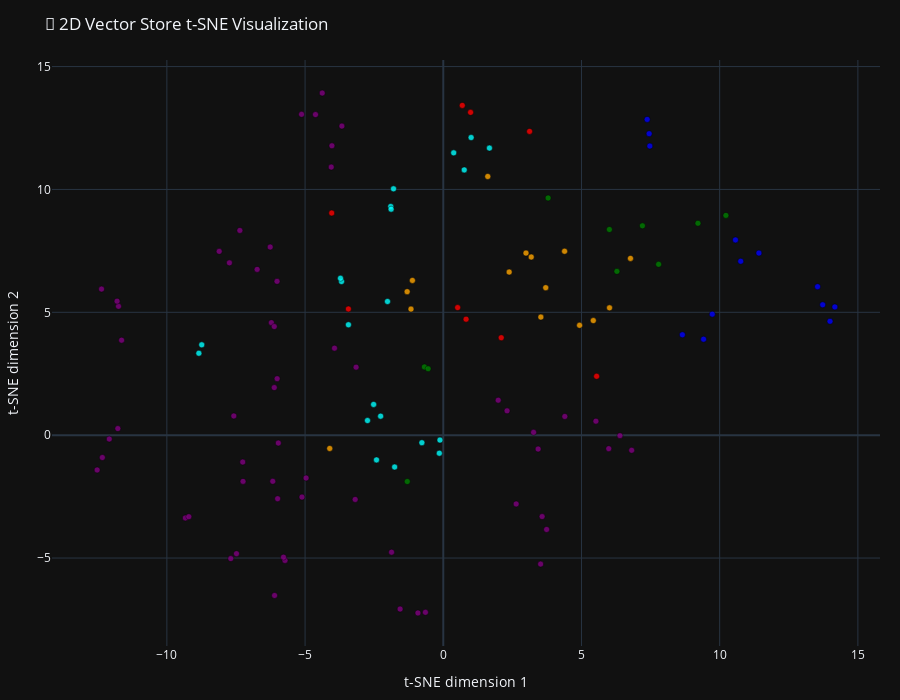

Notebook code cell kept with this figure:
### Code cell
from sklearn.manifold import TSNE
import plotly.graph_objects as go
import numpy as np

# --- SAFETY: If vectors are large, reduce perplexity ---
perplexity = min(30, len(vectors) - 1)

tsne = TSNE(
    n_components=2,
    random_state=42,
    perplexity=perplexity,
    learning_rate="auto",
    init="pca"
)

reduced_vectors = tsne.fit_transform(vectors)

# --- HOVER TEXT (shortened for speed) ---
hover_texts = [
    f"<b>Type:</b> {t}<br><b>Source:</b> {m.get('source','')}<br><br>{d[:150]}..."
    for t, m, d in zip(doc_types, metadatas, documents)
]

# --- PLOT ---
fig = go.Figure(data=[
    go.Scatter(
        x=reduced_vectors[:, 0],
        y=reduced_vectors[:, 1],
        mode='markers',
        marker=dict(
            size=6,
            color=colors,
            opacity=0.8,
            line=dict(width=0.5, color="black")
        ),
        text=hover_texts,
        hoverinfo='text'
    )
])

fig.update_layout(
    title="📌 2D Vector Store t-SNE Visualization",
    xaxis_title="t-SNE dimension 1",
    yaxis_title="t-SNE dimension 2",
    width=900,
    height=700,
    margin=dict(l=20, r=20, t=60, b=20),
    template="plotly_dark"
)

fig.show()

### Figure 1 — Plotly figure (JSON) as saved in the notebook; plotly's stock layout.template omitted (floating-point values rounded to 4 significant figures)
{"data": [{"hoverinfo": "text", "marker": {"color": ["blue", "blue", "blue", "blue", "blue", "blue", "blue", "blue", "blue", "blue", "blue", "blue", "blue", "green", "green", "green", "green", "green", "green", "green", "green", "green", "green", "red", "red", "red", "red", "red", "red", "red", "red", "red", "orange", "orange", "orange", "orange", "orange", "orange", "orange", "orange", "orange", "orange", "orange", "orange", "orange", "orange", "orange", "purple", "purple", "purple", "purple", "purple", "purple", "purple", "purple", "purple", "purple", "purple", "purple", "purple", "purple", "purple", "purple", "purple", "purple", "purple", "purple", "purple", "purple", "purple", "purple", "purple", "purple", "purple", "purple", "purple", "purple", "purple", "purple", "purple", "purple", "purple", "purple", "purple", "purple", "purple", "purple", "purple", "purple", "purple", "purple", "purple", "purple", "purple", "purple", "purple", "purple", "purple", "purple", "purple", "purple", "purple", "purple", "purple", "purple", "purple", "cyan", "cyan", "cyan", "cyan", "cyan", "cyan", "cyan", "cyan", "cyan", "cyan", "cyan", "cyan", "cyan", "cyan", "cyan", "cyan", "cyan", "cyan", "cyan", "cyan", "cyan"], "line": {"color": "black", "width": 0.5}, "opacity": 0.8, "size": 6}, "mode": "markers", "text": ["<b>Type:</b> about<br><b>Source:</b> knowledge-base/about/bio.md<br><br>Professional Bio\n\nDedicated Computer Science Engineering student with strong analytical mindset and passion for technology.\n\nAyush Tyagi is a dedicate...", "<b>Type:</b> about<br><b>Source:</b> knowledge-base/about/bio.md<br><br>Unique Combination\n\nCreative eye and logical, problem-solving mindset with a natural strength for designing intuitive and engaging interfaces.\n\nMy uni...", "<b>Type:</b> about<br><b>Source:</b> knowledge-base/about/bio.md<br><br>Work Preference\n\nEnergized by projects that push him out of his comfort zone, requiring new technologies or innovative solutions, and merging passion ...", "<b>Type:</b> about<br><b>Source:</b> knowledge-base/about/contact_links.md<br><br># Contact & Professional Links\n\nProvides primary contact information and professional links.\n\n# Contact & Professional Links\n## Primary Contact\n**Emai...", "<b>Type:</b> about<br><b>Source:</b> knowledge-base/about/contact_links.md<br><br># Contact & Professional Links\n\nProvides primary contact information and professional links.\n\n## Professional Profiles\n- **LinkedIn:** [linkedin.com/i...", "<b>Type:</b> about<br><b>Source:</b> knowledge-base/about/contact_links.md<br><br># Contact & Professional Links\n\nProvides primary contact information and professional links.\n\n- **Resume:** [Google Drive Link](https://drive.google.c...", "<b>Type:</b> about<br><b>Source:</b> knowledge-base/about/contact_links.md<br><br># Contact & Professional Links\n\nProvides primary contact information and professional links.\n\n- **Status:** Currently available for internships and co...", "<b>Type:</b> about<br><b>Source:</b> knowledge-base/about/personal_details.md<br><br># Personal Details\n\nHeadline part of the document contains Ayush Tyagi's personal information\n\n# Personal Details\n**Name:** Ayush Tyagi  **Email:** ty...", "<b>Type:</b> about<br><b>Source:</b> knowledge-base/about/personal_details.md<br><br>Education Background\n\nThis section lists Ayush Tyagi's educational background\n\n## Education Background\n-  **School:** Vivekanand School, Anand Vihar (...", "<b>Type:</b> about<br><b>Source:</b> knowledge-base/about/personal_details.md<br><br>Professional and Personal Focus\n\nThis part highlights Ayush Tyagi's professional focus and personal philosophy\n\n\n## Professional Focus\nI specialize in...", "<b>Type:</b> about<br><b>Source:</b> knowledge-base/about/tagline.md<br><br># Personal Tagline\n\n# Personal Tagline\n\n# Personal Tagline\n**\"Code with passion, design with vision, and celebrate every milestone.\"**...", "<b>Type:</b> about<br><b>Source:</b> knowledge-base/about/tagline.md<br><br>Philosophy Behind the Tagline\n\nPhilosophy Behind the Tagline\n\n## Philosophy Behind the Tagline\nThis tagline represents my approach to technology and l...", "<b>Type:</b> about<br><b>Source:</b> knowledge-base/about/tagline.md<br><br>Philosophy Behind the Tagline\n\nPhilosophy Behind the Tagline\n\nIt reflects my belief that great software comes from combining technical excellence with...", "<b>Type:</b> education<br><b>Source:</b> knowledge-base/education/certifications.md<br><br># Certifications & Courses\n\n# Certifications & CoursesTechnical Certifications\n\n# Certifications & Courses\n## Technical Certifications...", "<b>Type:</b> education<br><b>Source:</b> knowledge-base/education/certifications.md<br><br>## Technical Certifications\n\n## Technical CertificationsTableau for Data Analysis, Backend Development (40-Hour Intensive), Complete C# Unity 2D Game ...", "<b>Type:</b> education<br><b>Source:</b> knowledge-base/education/certifications.md<br><br>### 1. Tableau for Data Analysis\n\n### 1. Tableau for Data Analysis**Skills Learned:**Data visualization techniques, Creating interactive dashboards, C...", "<b>Type:</b> education<br><b>Source:</b> knowledge-base/education/certifications.md<br><br>### 2. Backend Development (40-Hour Intensive)\n\n### 2. Backend Development (40-Hour Intensive)**Skills Learned:**Building RESTful APIs with Node.js an...", "<b>Type:</b> education<br><b>Source:</b> knowledge-base/education/certifications.md<br><br>## Learning Methodology\n\n## Learning MethodologyHands-on project-based learning, Combining theoretical knowledge with practical implementation, Contin...", "<b>Type:</b> education<br><b>Source:</b> knowledge-base/education/college.md<br><br># College Education\n\nKey details of college education\n\n# College Education\n**Institution:** JIMS, Greater Noida\n**University:** IP University\n**Degree...", "<b>Type:</b> education<br><b>Source:</b> knowledge-base/education/college.md<br><br>Academic Focus\n\nIn-depth understanding of computer science and related fields\n\n## Academic Focus\n- Core computer science fundamentals\n- Software engin...", "<b>Type:</b> education<br><b>Source:</b> knowledge-base/education/college.md<br><br>College Achievements and Extracurricular Activities\n\nSuccesses and extracurricular experiences in college\n\n## Key College Achievements\n- Consistently ...", "<b>Type:</b> education<br><b>Source:</b> knowledge-base/education/school.md<br><br># School Education\n\nHighlights of my school education, Vivekanand School, Anand Vihar.\n\n# School Education\n**Institution:** Vivekanand School, Anand V...", "<b>Type:</b> education<br><b>Source:</b> knowledge-base/education/school.md<br><br>Key Highlights and Foundation Skills Developed\n\nDeveloped skills and experiences gained during school education.\n\n## Key Highlights\n- Completed higher...", "<b>Type:</b> experience<br><b>Source:</b> knowledge-base/experience/intensity_global.md<br><br>Intensity Global - LLM Engineer\n\nLLM Engineer at Intensity Global with key responsibilities, technologies used, and achievements.\n\n# Intensity Global ...", "<b>Type:</b> experience<br><b>Source:</b> knowledge-base/experience/intensity_global.md<br><br>Key Responsibilities\n\nResponsible for fine-tuning and optimizing LLMs, developing and implementing RAG systems, and more.\n\n## Key Responsibilities\n- F...", "<b>Type:</b> experience<br><b>Source:</b> knowledge-base/experience/intensity_global.md<br><br>Technologies Used\n\nList of technologies used, including programming languages, ML frameworks, and development tools.\n\n## Technologies Used\n- **Program...", "<b>Type:</b> experience<br><b>Source:</b> knowledge-base/experience/intensity_global.md<br><br>Key Achievements and Skills Developed\n\nSummary of key achievements and skills developed, including fine-tuning multiple LLM models, improving model ac...", "<b>Type:</b> experience<br><b>Source:</b> knowledge-base/experience/tara_application_internship.md<br><br># Tara Application - Game Development Intern\n\nGame Development Intern role at Tara Application, with Tasks Handled, Skills Used, Key Learnings and Pro...", "<b>Type:</b> experience<br><b>Source:</b> knowledge-base/experience/tara_application_internship.md<br><br>Tasks Handled\n\nList of tasks handled, including reskinning mobile games, implementing ad formats, managing game builds and publication, and collaborat...", "<b>Type:</b> experience<br><b>Source:</b> knowledge-base/experience/tara_application_internship.md<br><br>Skills Used\n\nList of skills used, including development, tools and platforms used for game development.\n\n## Skills Used\n- **Development:** C#, Unity E...", "<b>Type:</b> experience<br><b>Source:</b> knowledge-base/experience/tara_application_internship.md<br><br>Key Learnings\n\nList of key learnings, including understanding of mobile game development lifecycle, monetization strategies, problem-solving skills an...", "<b>Type:</b> experience<br><b>Source:</b> knowledge-base/experience/tara_application_internship.md<br><br>Projects Contributed\n\nList of projects contributed to, including multiple mobile game reskinning projects, ad integration implementations, game publis...", "<b>Type:</b> extras<br><b>Source:</b> knowledge-base/extras/achievements.md<br><br># Achievements & Milestones\n\n# Achievements & Milestones Technical Achievements\n\n# Achievements & Milestones\r\n## Technical Achievements\r\n### Game Deve...", "<b>Type:</b> extras<br><b>Source:</b> knowledge-base/extras/achievements.md<br><br>## Technical Achievements\n\n## Technical Achievements Web Development\n\n### Game Development\r\n- **Multiple Shipped Games:** Successfully developed and p...", "<b>Type:</b> extras<br><b>Source:</b> knowledge-base/extras/achievements.md<br><br>### Web Development\n\n### Web Development Modern Frameworks\n\n- **Full-Stack Projects:** Built multiple complete web applications from frontend to backe...", "<b>Type:</b> extras<br><b>Source:</b> knowledge-base/extras/achievements.md<br><br>### AI/ML Engineering\n\n### AI/ML Engineering Practical AI Applications\n\n- **LLM Projects:** Developed advanced AI applications including code conversi...", "<b>Type:</b> extras<br><b>Source:</b> knowledge-base/extras/achievements.md<br><br>## Academic & Learning Achievements\n\n## Academic & Learning Achievements Self-Taught Expertise\n\n## Academic & Learning Achievements\r\n- **Consistent Le...", "<b>Type:</b> extras<br><b>Source:</b> knowledge-base/extras/achievements.md<br><br>## Project Milestones\n\n## Project Milestones Game Development\n\n## Project Milestones\r\n### Game Development\r\n- Shipped 4 complete games across differen...", "<b>Type:</b> extras<br><b>Source:</b> knowledge-base/extras/future_goals.md<br><br>Future Goals & Aspirations\n\nShort-term goals for the next 6-12 months, including technical skills and professional development, along with medium-term...", "<b>Type:</b> extras<br><b>Source:</b> knowledge-base/extras/future_goals.md<br><br>Future Goals & Aspirations (continued)\n\nContinued medium-term goals for career path, skill development, and long-term goals.\n\n...### Career Path\r\n- **...", "<b>Type:</b> extras<br><b>Source:</b> knowledge-base/extras/future_goals.md<br><br>Long-term Goals (continued)\n\nContinued long-term goals for professional vision, personal growth, and learning roadmap.\n\n...### Professional Vision\r\n- ...", "<b>Type:</b> extras<br><b>Source:</b> knowledge-base/extras/future_goals.md<br><br>Learning Roadmap (continued)\n\nImmediate focus and future learning areas.\n\n...### Future Learning Areas\r\n- **Advanced Cloud Architecture:** Microservic...", "<b>Type:</b> extras<br><b>Source:</b> knowledge-base/extras/interests.md<br><br>Interests & Passions\n\n# Interests & Passions\n## Technical Interests\n- **Frontend Innovation:** Exploring new UI/UX patterns and interactive design tec...", "<b>Type:</b> extras<br><b>Source:</b> knowledge-base/extras/interests.md<br><br>Development Focus Areas\n\n# Interests & Passions\n## Development Focus Areas\n- **User Experience Design:** Creating intuitive and enjoyable digital expe...", "<b>Type:</b> extras<br><b>Source:</b> knowledge-base/extras/interests.md<br><br>Learning Interests\n\n# Interests & Passions\n## Learning Interests\n- **Emerging Technologies:** Staying updated with latest frameworks and tools\n- **Alg...", "<b>Type:</b> extras<br><b>Source:</b> knowledge-base/extras/interests.md<br><br>Personal Interests\n\n# Interests & Passions\n## Personal Interests\n- **Fitness & Gym:** Maintaining physical health and mental discipline\n- **Technology...", "<b>Type:</b> extras<br><b>Source:</b> knowledge-base/extras/interests.md<br><br>Professional Growth Areas\n\n# Interests & Passions\n## Professional Growth Areas\n- **Advanced AI Applications:** Deep learning and neural networks\n- **C...", "<b>Type:</b> projects<br><b>Source:</b> knowledge-base/projects/ai_llm/code_converter.md<br><br># Intelligent Code Converter: C++ to Python\n\nDeveloped an AI-powered tool that accurately translates C++ code snippets into functionally equivalent Py...", "<b>Type:</b> projects<br><b>Source:</b> knowledge-base/projects/ai_llm/code_converter.md<br><br>## Key Contributions\n\nImplemented advanced syntax parsing algorithms, developed semantic analysis modules, and created pattern mapping systems.\n\n## Ke...", "<b>Type:</b> projects<br><b>Source:</b> knowledge-base/projects/ai_llm/code_converter.md<br><br>## Technical Implementation\n\nTechnical stack and implementation details.\n\n## Technical Implementation\n ### Tech Stack\n- **Primary Language:** Python\n-...", "<b>Type:</b> projects<br><b>Source:</b> knowledge-base/projects/ai_llm/code_converter.md<br><br>### Features\n\nFeatures of the code converter.\n\n### Features\n- Accurate translation of C++ specific features to Python equivalents\n- Preservation of co...", "<b>Type:</b> projects<br><b>Source:</b> knowledge-base/projects/ai_llm/code_converter.md<br><br>## Challenges Solved\n\nChallenges solved by the code converter.\n\n## Challenges Solved\n- Memory management paradigm conversion (pointers to references)\n...", "<b>Type:</b> projects<br><b>Source:</b> knowledge-base/projects/ai_llm/multimodal_assistant.md<br><br># Multimodal AI Assistant: Image Generation & Personalized Chat\n\nCreated an integrated AI system capable of generating images from text prompts and en...", "<b>Type:</b> projects<br><b>Source:</b> knowledge-base/projects/ai_llm/multimodal_assistant.md<br><br>## Project Overview\n\nThis project combines multiple AI modalities into a unified, seamless user experience.\n\n## Project Overview\n\nCreated an integrate...", "<b>Type:</b> projects<br><b>Source:</b> knowledge-base/projects/ai_llm/multimodal_assistant.md<br><br>## Key Contributions\n\nBuilt a unified interface integrating vision-language models with diffusion models, developed context-aware conversation systems...", "<b>Type:</b> projects<br><b>Source:</b> knowledge-base/projects/ai_llm/multimodal_assistant.md<br><br>## Technical Implementation\n\nThe system consists of a unified interface, AI frameworks, image generation, AI orchestration, and a backend API.\n\n## Tec...", "<b>Type:</b> projects<br><b>Source:</b> knowledge-base/projects/ai_llm/multimodal_assistant.md<br><br>## System Architecture\n\nThe system consists of a unified API layer, context management, model optimization, and a scalable backend.\n\n## System Archite...", "<b>Type:</b> projects<br><b>Source:</b> knowledge-base/projects/ai_llm/smart_deal_notifier.md<br><br># Smart Deal Notifier Application\n\nEngineered a web application that actively monitors various sources and sends instant notifications to users for re...", "<b>Type:</b> projects<br><b>Source:</b> knowledge-base/projects/ai_llm/smart_deal_notifier.md<br><br>## Project Overview\n\nThis system helps users save money by alerting them to opportunities matching their interests.\n\n## Project Overview\n\nEngineered a...", "<b>Type:</b> projects<br><b>Source:</b> knowledge-base/projects/ai_llm/smart_deal_notifier.md<br><br>## Key Contributions\n\nDesigned and implemented web scraping and crawling logic for multiple deal sources, developed sophisticated user preference filt...", "<b>Type:</b> projects<br><b>Source:</b> knowledge-base/projects/ai_llm/smart_deal_notifier.md<br><br>## Technical Implementation\n\nIncludes frontend with App Router, backend with Express, database for user data and preferences, real-time communication ...", "<b>Type:</b> projects<br><b>Source:</b> knowledge-base/projects/ai_llm/smart_deal_notifier.md<br><br>## Key Features\n\nIncludes personalized deal recommendations, real-time notification delivery, multi-source deal aggregation, user preference learning ...", "<b>Type:</b> projects<br><b>Source:</b> knowledge-base/projects/game_dev/car_simulator.md<br><br>3D Car Simulator\n\nRealistic 3D car simulator developed in Unity, featuring nitro boost system, speedometer, and vehicle animations.\n\n# 3D Car Simulato...", "<b>Type:</b> projects<br><b>Source:</b> knowledge-base/projects/game_dev/car_simulator.md<br><br>What I Built\n\nVehicle physics, nitro boost system, speedometer UI, animation system, and environment design.\n\n# What I Built\n- **Vehicle Physics:** Re...", "<b>Type:</b> projects<br><b>Source:</b> knowledge-base/projects/game_dev/car_simulator.md<br><br>Technical Implementation\n\nTools and tech used in the project, including Unity, C#, and custom vehicle controller.\n\n# Technical Implementation\n### Tool...", "<b>Type:</b> projects<br><b>Source:</b> knowledge-base/projects/game_dev/car_simulator.md<br><br>Systems Developed\n\nVehicle controller, nitro mechanics, UI integration, and animation controller systems.\n\n# Systems Developed\n- **Vehicle Controller:...", "<b>Type:</b> projects<br><b>Source:</b> knowledge-base/projects/game_dev/car_simulator.md<br><br>Technical Challenges and Skills Demonstrated\n\nTechnical challenges and skills demonstrated in the project, including performance optimization and user...", "<b>Type:</b> projects<br><b>Source:</b> knowledge-base/projects/game_dev/mountain_rider.md<br><br>Mountain Rider Madness\n\nA 2D bike racing game where players conquer rugged terrains, steep slopes, and thrilling mountain trails on their trusty bike....", "<b>Type:</b> projects<br><b>Source:</b> knowledge-base/projects/game_dev/mountain_rider.md<br><br>Development Role\n\nLead Developer & Designer\n\n## Development Role\\n**Lead Developer & Designer**\\n## What I Built\\n- **Core Game Loop:** Complete gamep...", "<b>Type:</b> projects<br><b>Source:</b> knowledge-base/projects/game_dev/mountain_rider.md<br><br>What I Built (Continued)\n\nContinue reading about what I built for Mountain Rider Madness\n\n- **Game Mechanics Design:** Design and implementation of th...", "<b>Type:</b> projects<br><b>Source:</b> knowledge-base/projects/game_dev/mountain_rider.md<br><br>Technical Implementation\n\nTools, Tech, and Features\n\n## Technical Implementation\\n### Tools & Tech\\n- **Game Engine:** Unity\\n- **Programming Language...", "<b>Type:</b> projects<br><b>Source:</b> knowledge-base/projects/game_dev/soldierio.md<br><br># Solderio Game (Mario-Style Platformer)\n\nA fast-paced, side-scrolling platformer where players step into the boots of a fearless soldier on a mission...", "<b>Type:</b> projects<br><b>Source:</b> knowledge-base/projects/game_dev/soldierio.md<br><br>## Game Overview\n## Development Role\n**Solo Developer & Designer**\n\nA fast-paced, side-scrolling platformer where players step into the boots of a fea...", "<b>Type:</b> projects<br><b>Source:</b> knowledge-base/projects/game_dev/soldierio.md<br><br>## What I Built\n\nThe game features a side-scrolling system with smooth camera follow and level progression, as well as enemy AI, combat system, moveme...", "<b>Type:</b> projects<br><b>Source:</b> knowledge-base/projects/game_dev/soldierio.md<br><br>## Technical Implementation\n\nThe game was built using Unity game engine with C# programming language, and features a state machine-based enemy AI syst...", "<b>Type:</b> projects<br><b>Source:</b> knowledge-base/projects/game_dev/space_shooter_ranger.md<br><br>Space Shooter Ranger\n\nA classic arcade-style space shooter where players control a spaceship, dodge enemy fire, and shoot back against infinite waves ...", "<b>Type:</b> projects<br><b>Source:</b> knowledge-base/projects/game_dev/space_shooter_ranger.md<br><br>Development Role & What I Built\n\nFull-stack game developer with a focus on building complete game mechanics, infinite spawn systems, combat systems, v...", "<b>Type:</b> projects<br><b>Source:</b> knowledge-base/projects/game_dev/space_shooter_ranger.md<br><br>Technical Implementation & Key Features\n\nUsing Unity as the game engine, C# as the programming language, and the Unity Particle System for visual effe...", "<b>Type:</b> projects<br><b>Source:</b> knowledge-base/projects/game_dev/space_shooter_ranger.md<br><br>Core Systems & Technical Achievements\n\nImplementing object pooling, wave management, UI system, and audio management, with technical achievements in m...", "<b>Type:</b> projects<br><b>Source:</b> knowledge-base/projects/game_dev/space_shooter_ranger.md<br><br>Skills Demonstrated\n\nDemonstrating skills in real-time game performance optimization, particle effects and visual feedback systems, game balance and p...", "<b>Type:</b> projects<br><b>Source:</b> knowledge-base/projects/web_dev/foodies_hub.md<br><br># Foodies Hub - Recipe Sharing Platform\n\nA full-stack community recipe-sharing platform built with Next.js 13+, featuring a clean, modern UI where use...", "<b>Type:</b> projects<br><b>Source:</b> knowledge-base/projects/web_dev/foodies_hub.md<br><br>## Project Overview\n\nA full-stack community recipe-sharing platform built with Next.js 13+, featuring a clean, modern UI where users can share their f...", "<b>Type:</b> projects<br><b>Source:</b> knowledge-base/projects/web_dev/foodies_hub.md<br><br>## Development Role\n\nFull-stack Developer\n\n## Development Role\n**Full-stack Developer**...", "<b>Type:</b> projects<br><b>Source:</b> knowledge-base/projects/web_dev/foodies_hub.md<br><br>## Key Contributions\n\nFrontend Architecture, State Management, Responsive Design, Backend API, User Experience\n\n## Key Contributions\n- **Frontend Arch...", "<b>Type:</b> projects<br><b>Source:</b> knowledge-base/projects/web_dev/foodies_hub.md<br><br>## Technical Implementation\n\nTech Stack, Core Features, Technical Highlights\n\n## Technical Implementation\n### Tech Stack\n- **Frontend:** Next.js 13+, ...", "<b>Type:</b> projects<br><b>Source:</b> knowledge-base/projects/web_dev/foodies_hub.md<br><br>## Technical Highlights\n\nNext.js 13+ Features, Performance Optimization, State Management, API Design\n\n## Technical Highlights\n- **Next.js 13+ Feature...", "<b>Type:</b> projects<br><b>Source:</b> knowledge-base/projects/web_dev/food_website_react.md<br><br># Food Website (React)\n\nA complex React application for exploring and managing food recipes, designed as a comprehensive challenge to apply advanced R...", "<b>Type:</b> projects<br><b>Source:</b> knowledge-base/projects/web_dev/food_website_react.md<br><br>## Project Overview\n\nA comprehensive challenge to apply advanced React concepts.\n\n## Project Overview\n\nA complex React application for exploring and m...", "<b>Type:</b> projects<br><b>Source:</b> knowledge-base/projects/web_dev/food_website_react.md<br><br>## Development Role\n\nFrontend Developer & Architect\n\n## Development Role\n\n**Frontend Developer & Architect**...", "<b>Type:</b> projects<br><b>Source:</b> knowledge-base/projects/web_dev/food_website_react.md<br><br>## Key Contributions\n\nState Management, Dynamic UI, Component Architecture, User Experience\n\n## Key Contributions\n\n- **State Management:** Implemented...", "<b>Type:</b> projects<br><b>Source:</b> knowledge-base/projects/web_dev/food_website_react.md<br><br>## Technical Implementation\n\nTech Stack, Core Features\n\n## Technical Implementation\n\n### Tech Stack\n- **Frontend:** React, JavaScript\n- **Styling:** C...", "<b>Type:</b> projects<br><b>Source:</b> knowledge-base/projects/web_dev/investment_calculator.md<br><br>Investment Calculator\n\nA powerful financial planning tool that helps users visualize and plan their financial future by calculating investment growth,...", "<b>Type:</b> projects<br><b>Source:</b> knowledge-base/projects/web_dev/investment_calculator.md<br><br>Development Role\n\nFull-stack Developer & Financial Algorithm Specialist\n\n## Development Role\n**Full-stack Developer & Financial Algorithm Specialist**...", "<b>Type:</b> projects<br><b>Source:</b> knowledge-base/projects/web_dev/investment_calculator.md<br><br>Key Contributions\n\nCalculation Engine, Data Visualization, User Interface, and Input Validation\n\n## Key Contributions\n- **Calculation Engine:** Built ...", "<b>Type:</b> projects<br><b>Source:</b> knowledge-base/projects/web_dev/investment_calculator.md<br><br>Technical Implementation\n\nJavaScript, HTML5, CSS3, Custom SVG-based visualization, and Pure JavaScript financial algorithms\n\n## Technical Implementati...", "<b>Type:</b> projects<br><b>Source:</b> knowledge-base/projects/web_dev/investment_calculator.md<br><br>Core Features\n\nInvestment Projection, Annual Breakdown, Total Analysis, Interactive Inputs, and Visual Reports\n\n## Core Features\n- **Investment Projec...", "<b>Type:</b> projects<br><b>Source:</b> knowledge-base/projects/web_dev/react_tictactoe.md<br><br># React Tic-Tac-Toe\n\nA fully functional, interactive Tic-Tac-Toe game built as a foundational React learning project.\n\n# React Tic-Tac-Toe\n\nA fully fu...", "<b>Type:</b> projects<br><b>Source:</b> knowledge-base/projects/web_dev/react_tictactoe.md<br><br>## Project Overview\n\nDemonstrates core React concepts including state management, component composition, and user interaction handling.\n\n## Project Ov...", "<b>Type:</b> projects<br><b>Source:</b> knowledge-base/projects/web_dev/react_tictactoe.md<br><br>## Development Role\n\nReact Developer\n\n## Development Role\n\n**React Developer**...", "<b>Type:</b> projects<br><b>Source:</b> knowledge-base/projects/web_dev/react_tictactoe.md<br><br>## Key Contributions\n\nImplemented complete game state handling, developed algorithm to detect winning patterns, created interactive and visually appea...", "<b>Type:</b> projects<br><b>Source:</b> knowledge-base/projects/web_dev/react_tictactoe.md<br><br>## Technical Implementation\n\n Frontend: React, Styling: CSS3 with grid layout, State Management: React useState hook, Logic: Pure JavaScript game algo...", "<b>Type:</b> projects<br><b>Source:</b> knowledge-base/projects/web_dev/timerace.md<br><br>TimeRace React Game\n\nAn engaging timing-based reaction game built with React where players test their timing skills by stopping a timer as close as po...", "<b>Type:</b> projects<br><b>Source:</b> knowledge-base/projects/web_dev/timerace.md<br><br>Development Role & Key Contributions\n\nGame Developer & Frontend Engineer with key contributions in game logic, precision system, scoring algorithm, an...", "<b>Type:</b> projects<br><b>Source:</b> knowledge-base/projects/web_dev/timerace.md<br><br>Technical Implementation & Game Concept\n\nImplementation details including tech stack, state management, and game concept, including target times, game...", "<b>Type:</b> projects<br><b>Source:</b> knowledge-base/projects/web_dev/timerace.md<br><br>Core Features & Technical Challenges\n\nCore features and technical challenges, including timer difficulty levels, scoring, and state management.\n\n## Co...", "<b>Type:</b> projects<br><b>Source:</b> knowledge-base/projects/web_dev/timerace.md<br><br>Skills Demonstrated\n\nSkills demonstrated in the project, including game development, timing algorithms, scoring, animation, and user experience optimi...", "<b>Type:</b> skills<br><b>Source:</b> knowledge-base/skills/ai_llm.md<br><br># AI & LLM Engineering Skills\n\nCore Competencies, Technical Skills, and Project Experience in AI & LLM Engineering\n\n# AI & LLM Engineering Skills\n## C...", "<b>Type:</b> skills<br><b>Source:</b> knowledge-base/skills/ai_llm.md<br><br>Technical Skills and Tools & Frameworks\n\nModel Development, Tools & Frameworks, and Specializations in AI & LLM Engineering\n\n## Technical Skills\n### M...", "<b>Type:</b> skills<br><b>Source:</b> knowledge-base/skills/ai_llm.md<br><br>Project Experience and Specializations\n\nReal-world project applications and specializations in AI & LLM Engineering\n\n## Project Experience\n### Intelli...", "<b>Type:</b> skills<br><b>Source:</b> knowledge-base/skills/ai_llm.md<br><br>Specializations and Skills\n\nPrompt engineering, model optimization, AI system architecture, and performance evaluation in AI & LLM Engineering\n\n## Spe...", "<b>Type:</b> skills<br><b>Source:</b> knowledge-base/skills/backend.md<br><br>Backend Development Skills\n\n# Backend Development Skills\n\n# Backend Development Skills\n## Current Technologies\n- **Node.js:** Server-side JavaScript r...", "<b>Type:</b> skills<br><b>Source:</b> knowledge-base/skills/backend.md<br><br>Backend Development Skills (2/2)\n\n\n\n# Current Technologies\n- **Node.js:** Server-side JavaScript runtime\n- **Express.js:** Web application framework\n-...", "<b>Type:</b> skills<br><b>Source:</b> knowledge-base/skills/backend.md<br><br>Backend Development Skills (3/2)\n\n\n\n### Currently Mastering\n- Building RESTful APIs\n- Server-side logic implementation\n- Database integration patterns...", "<b>Type:</b> skills<br><b>Source:</b> knowledge-base/skills/backend.md<br><br>Backend Development Skills (4/2)\n\n\n\n### Skills in Development\n- API design and development\n- Middleware implementation\n- Error handling strategies\n- P...", "<b>Type:</b> skills<br><b>Source:</b> knowledge-base/skills/backend.md<br><br>Backend Development Skills (5/2)\n\n\n\n## Target Competencies\n- Microservices architecture\n- Database management\n- API security best practices\n- Deployme...", "<b>Type:</b> skills<br><b>Source:</b> knowledge-base/skills/frontend.md<br><br>Frontend Development Skills\n\nKey skills and technologies used in frontend development\n\n# Frontend Development Skills\n## Core Technologies\n- **React:**...", "<b>Type:</b> skills<br><b>Source:</b> knowledge-base/skills/frontend.md<br><br>Frontend Development Skills\n\nKey skills and technologies used in frontend development\n\n# Frontend Development Skills\n## Key Competencies\n### UI/UX Imp...", "<b>Type:</b> skills<br><b>Source:</b> knowledge-base/skills/frontend.md<br><br>Frontend Development Skills\n\nKey skills and technologies used in frontend development\n\n# Frontend Development Skills\n## Key Competencies\n### Styling &...", "<b>Type:</b> skills<br><b>Source:</b> knowledge-base/skills/game_engines.md<br><br># Game Engines & Development\n\nKey skills and experience for game development with Unity.\n\n# Game Engines & Development\n## Primary Engine\n### Unity\n- *...", "<b>Type:</b> skills<br><b>Source:</b> knowledge-base/skills/game_engines.md<br><br>Core Skills\n\nCore skills required for Unity game development.\n\n## Core Skills\n### Unity Expertise\n- 2D physics and animation systems\n- Game object lif...", "<b>Type:</b> skills<br><b>Source:</b> knowledge-base/skills/game_engines.md<br><br>Tools & Integration\n\nTools and integration skills for Unity game development.\n\n## Tools & Integration\n- Unity Ads SDK implementation\n- Mobile deployme...", "<b>Type:</b> skills<br><b>Source:</b> knowledge-base/skills/languages.md<br><br>Programming Languages\n\nList of languages with proficiency levels\n\n# Programming Languages\n## Primary Languages\n- **C#:** Advanced proficiency, primari...", "<b>Type:</b> skills<br><b>Source:</b> knowledge-base/skills/languages.md<br><br>Primary Languages\n\nList of languages with proficiency levels\n\n# Programming Languages\n## Primary Languages\n- **C#:** Advanced proficiency, primarily f...", "<b>Type:</b> skills<br><b>Source:</b> knowledge-base/skills/languages.md<br><br>Programming Languages\n\nBreakdown of skill levels for programming languages\n\n# Skill Level Breakdown\n### Expert Level\n- **C#:** Game development, Unity...", "<b>Type:</b> skills<br><b>Source:</b> knowledge-base/skills/tools.md<br><br>Development Tools & Technologies\n\nDescription of various development tools and technologies\n\n# Development Tools & Technologies\n## Version Control\n- *...", "<b>Type:</b> skills<br><b>Source:</b> knowledge-base/skills/tools.md<br><br>Development Tools & Technologies\n\nDescription of various development tools and technologies\n\n# Development Tools & Technologies\n## Game Development To...", "<b>Type:</b> skills<br><b>Source:</b> knowledge-base/skills/tools.md<br><br>Development Tools & Technologies\n\nDescription of various development tools and technologies\n\n# Development Tools & Technologies\n## Deployment & Hostin..."], "type": "scatter", "x": [10.76, 9.417, 8.65, 13.73, 13.54, 13.99, 14.17, 11.42, 10.57, 9.732, 7.473, 7.448, 7.377, 7.79, -0.6819, -0.5482, -1.303, 6.282, 9.214, 3.793, 6.01, 10.23, 7.205, 3.122, 0.6873, -4.036, 0.9874, 5.548, 0.8251, -3.432, 2.096, 0.5201, -1.307, -1.168, -4.108, 1.61, 6.773, -1.117, 4.931, 5.427, 6.014, 3.53, 3.182, 2.384, 2.993, 4.389, 3.707, -5.127, -3.668, -4.029, -4.623, -4.379, -0.9162, -0.6462, -1.562, -4.053, -1.871, -12.33, -12.52, -12.08, -3.188, -11.77, -7.359, -8.107, -6.734, -7.737, -6.261, 1.988, 3.267, 2.308, -6.014, 3.739, 3.575, 2.637, -6.22, 3.522, 3.432, -6.115, -6.115, -3.935, -9.331, -9.205, 6.392, -4.963, -5.993, -5.112, -7.687, -7.481, 5.987, -5.968, -6.168, -12.36, 5.522, -11.75, -11.64, -11.8, -5.726, -5.781, 6.816, -7.578, -7.245, -6.103, 4.398, -7.256, -6.011, -3.154, 1.67, 1.007, 0.7581, 0.3768, -2.416, -1.759, -0.774, -0.12, -0.1423, -2.742, -2.267, -2.52, -2.018, -3.431, -3.681, -1.9, -1.888, -1.8, -8.738, -3.719, -8.842], "y": [7.079, 3.906, 4.085, 5.305, 6.042, 4.635, 5.218, 7.41, 7.946, 4.924, 11.76, 12.27, 12.85, 6.954, 2.777, 2.702, -1.886, 6.666, 8.624, 9.653, 8.37, 8.944, 8.519, 12.36, 13.42, 9.04, 13.14, 2.396, 4.721, 5.136, 3.966, 5.191, 5.84, 5.13, -0.541, 10.53, 7.194, 6.297, 4.472, 4.663, 5.18, 4.805, 7.249, 6.638, 7.41, 7.485, 6.001, 13.06, 12.58, 11.78, 13.05, 13.92, -7.235, -7.208, -7.076, 10.91, -4.762, -0.9088, -1.417, -0.1574, -2.615, 0.2687, 8.331, 7.48, 6.746, 7.012, 7.655, 1.423, 0.1161, 0.9896, 6.259, -3.837, -3.312, -2.799, 4.579, -5.246, -0.5646, 4.419, 1.937, 3.542, -3.368, -3.318, -0.01977, -1.744, -2.586, -2.519, -5.023, -4.822, -0.55, -0.3208, -1.878, 5.945, 0.5698, 5.244, 3.866, 5.454, -5.098, -4.963, -0.6145, 0.7816, -1.881, -6.523, 0.7613, -1.094, 2.298, 2.767, 11.68, 12.11, 10.8, 11.49, -1.006, -1.296, -0.3069, -0.2005, -0.7339, 0.5951, 0.7744, 1.251, 5.44, 4.492, 6.251, 9.307, 9.197, 10.02, 3.676, 6.385, 3.334]}], "layout": {"height": 700, "margin": {"b": 20, "l": 20, "r": 20, "t": 60}, "title": {"text": "📌 2D Vector Store t-SNE Visualization"}, "width": 900, "xaxis": {"title": {"text": "t-SNE dimension 1"}}, "yaxis": {"title": {"text": "t-SNE dimension 2"}}}}
